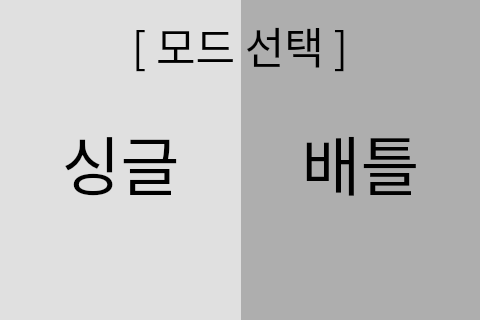
<?xml version="1.0" encoding="UTF-8"?>
<ui version="4.0">
 <class>MainWindow</class>
 <widget class="QMainWindow" name="MainWindow">
  <property name="geometry">
   <rect>
    <x>0</x>
    <y>0</y>
    <width>480</width>
    <height>320</height>
   </rect>
  </property>
  <property name="windowTitle">
   <string>MainWindow</string>
  </property>
  <widget class="QWidget" name="centralwidget">
   <widget class="QPushButton" name="btn_single">
    <property name="geometry">
     <rect>
      <x>0</x>
      <y>-5</y>
      <width>241</width>
      <height>334</height>
     </rect>
    </property>
    <property name="font">
     <font>
      <family>NanumSquareRound</family>
      <pointsize>48</pointsize>
      <weight>50</weight>
      <bold>false</bold>
     </font>
    </property>
    <property name="focusPolicy">
     <enum>Qt::NoFocus</enum>
    </property>
    <property name="styleSheet">
     <string notr="true">background-color: rgb(224, 224, 224);
color: rgb(0, 0, 0);
border: none;</string>
    </property>
    <property name="text">
     <string>싱글</string>
    </property>
   </widget>
   <widget class="QPushButton" name="btn_battle">
    <property name="geometry">
     <rect>
      <x>240</x>
      <y>-5</y>
      <width>241</width>
      <height>334</height>
     </rect>
    </property>
    <property name="font">
     <font>
      <family>NanumSquareRound</family>
      <pointsize>48</pointsize>
      <weight>50</weight>
      <bold>false</bold>
     </font>
    </property>
    <property name="focusPolicy">
     <enum>Qt::NoFocus</enum>
    </property>
    <property name="styleSheet">
     <string notr="true">background-color: rgb(174, 174, 174);
color: rgb(0, 0, 0);
border: none;</string>
    </property>
    <property name="text">
     <string>배틀</string>
    </property>
   </widget>
   <widget class="QLabel" name="lb_modeSelect">
    <property name="geometry">
     <rect>
      <x>0</x>
      <y>10</y>
      <width>480</width>
      <height>71</height>
     </rect>
    </property>
    <property name="font">
     <font>
      <family>NanumSquareRound</family>
      <pointsize>32</pointsize>
      <weight>50</weight>
      <bold>false</bold>
     </font>
    </property>
    <property name="styleSheet">
     <string notr="true">color: rgb(0, 0, 0);</string>
    </property>
    <property name="text">
     <string>[ 모드 선택 ]</string>
    </property>
    <property name="alignment">
     <set>Qt::AlignCenter</set>
    </property>
   </widget>
   <zorder>btn_battle</zorder>
   <zorder>btn_single</zorder>
   <zorder>lb_modeSelect</zorder>
  </widget>
 </widget>
 <resources/>
 <connections/>
</ui>
